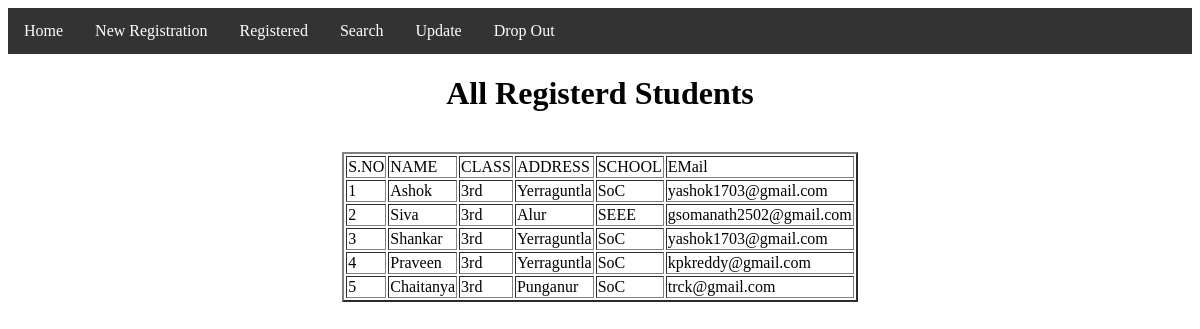
/registered, run on the app's committed database.
### StudentApp/models.py (models this page shows)
class Student(models.Model):
    s_name=models.CharField(max_length=30)
    s_class=models.CharField(max_length=30)
    s_address=models.CharField(max_length=30)
    s_school=models.CharField(max_length=30)
    s_email=models.EmailField(max_length=30)

### StudentApp/views.py (the view)
# urls.py: path('registered',views.existing),
def existing(request):
    title='All Registerd Students'
    queryset=Student.objects.all()
    return render(request,'existing.html',{'title':title,'queryset':queryset})

### templates/existing.html
{%extends 'base.html'%}
{%block content%}
<html>
<body>
    <center><h1>{{title}}</h1>
    <br>
    <table align="center" border="2">
        <thead>
            <tr>
                <td>S.NO</td>
                <td>NAME</td>
                <td>CLASS</td>
                <td>ADDRESS</td>
                <td>SCHOOL</td>
                <td>EMail</td>
            </tr>
        </thead>
        {% for k in queryset%}
        <tbody>
            <tr>
                <td>{{forloop.counter}}</td>
                <td>{{k.s_name}}</td>
                <td>{{k.s_class}}</td>
                <td>{{k.s_address}}</td>
                <td>{{k.s_school}}</td>
                <td>{{k.s_email}}</td>
            </tr>
        </tbody>
        {%endfor%}
    </table>
    </center>
</body>
</html>
{%endblock%}

### templates/base.html (shortened to what this page needs)
<!DOCTYPE html>
<html lang="en">
<head>
</head>
<body>
    <ul>
        <li><a href="/home">Home</a></li>
        <li><a href="/reg">New Registration</a></li>
        <li><a href="/registered">Registered</a></li>
        <li><a href="/search">Search</a></li>
        <li><a href="/update">Update</a></li>
        <li><a href="/drop">Drop Out</a></li>
    </ul>
</body>
{%block content%}
{%endblock%}
</html>

### templates/base.html (style rules this page uses)
ul { list-style-type: none; margin: 0; padding: 0; overflow: hidden; background-color: #333; }
li { float: left; }
li a { display: block; color: white; text-align: center; padding: 14px 16px; text-decoration: none; }

### data on the page
Student: s_name "Ashok", s_class "3rd", s_address "Yerraguntla", s_school "SoC", s_email "yashok1703@gmail.com"
Student: s_name "Siva", s_class "3rd", s_address "Alur", s_school "SEEE", s_email "gsomanath2502@gmail.com"
Student: s_name "Shankar", s_class "3rd", s_address "Yerraguntla", s_school "SoC", s_email "yashok1703@gmail.com"
Student: s_name "Praveen", s_class "3rd", s_address "Yerraguntla", s_school "SoC", s_email "kpkreddy@gmail.com"
Student: s_name "Chaitanya", s_class "3rd", s_address "Punganur", s_school "SoC", s_email "trck@gmail.com"

### other printed values
{{ title }} "All Registerd Students"
